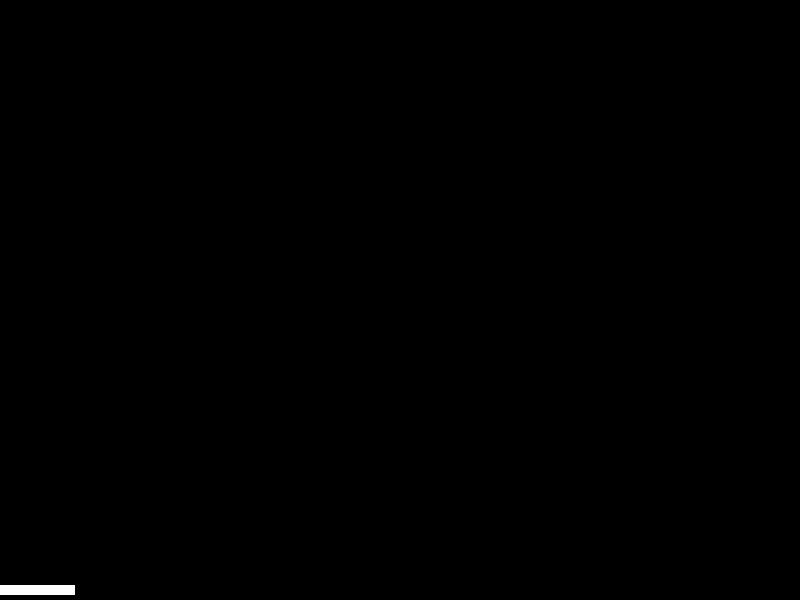
Frame 1 (no input)
Frame 60 (the mouse pressed at the canvas centre just before this capture): identical to frame 1, image omitted
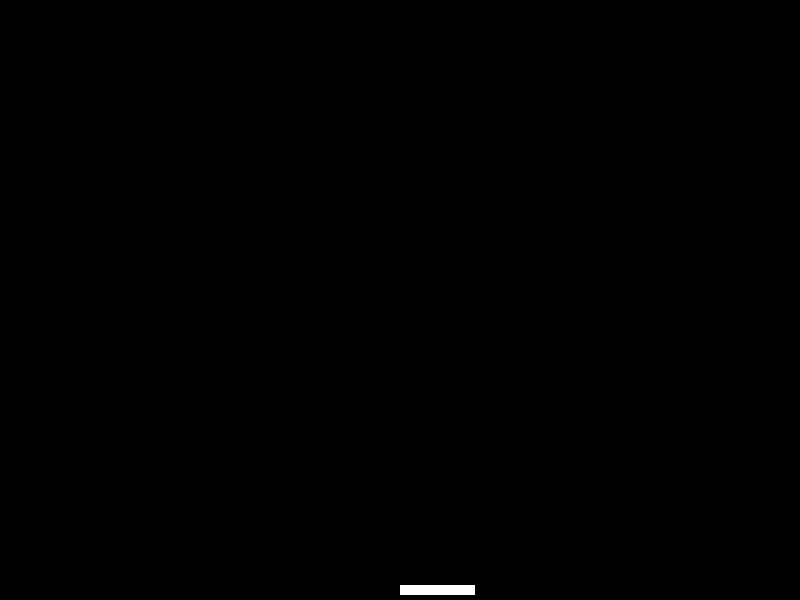
Frame 120 (the mouse held since frame 60 and released just before this capture)

The Processing sketch that drew these frames (run headless with seeded random() and noise(); from frame 60 on, the mouse is pressed at the canvas centre):

// Processing sketch: processing_129828
// ── processing_129828.pde

float c_x[] = {};       
float c_y[] = {};       
float move_x[] = {};    
float move_y[] = {};
void setup()
{
 size(800,600);
 noStroke();
}
void draw()
{
   background(0);
   fill(255);
   int i = 0;
   while(i < c_x.length)
   {
     if(c_y[i] > height+.20)
     {
     c_x[i] = width+100000000;
     c_y[i] = height+100000000;
     move_x[i] = 0;
     move_y[i] = 0;
     }
   ellipse(c_x[i],c_y[i],30,30);
   c_x[i] = c_x[i] + move_x[i];
   c_y[i] = c_y[i] + move_y[i];
 if(c_x[i]>width)
{
 c_x[i] = width;
 move_x[i] = -move_x[i];
}
if(c_x[i] < 0)
{
 c_x[i] = 0;
 move_x[i] = -move_x[i];
}
if(c_y[i] < 0)
{
 c_y[i] = 0;
 move_y[i] = -move_y[i];
}
 if(c_y[i] > height-30)
 {
   if(c_x[i] < mouseX+75 && c_x[i] > mouseX)
  {
   c_y[i] = height-30;
   move_y[i] = -move_y[i];
  }
 }
   i = i + 1; 
   }
   padle();
}
void mousePressed()
{
c_x = append(c_x,mouseX);
c_y = append(c_y,mouseY);
move_x = append(move_x,random(6,10));
move_y = append(move_x,random(6,10));
}
void padle()
{
fill(255);
rect(mouseX,height-15,75,10); 
}
